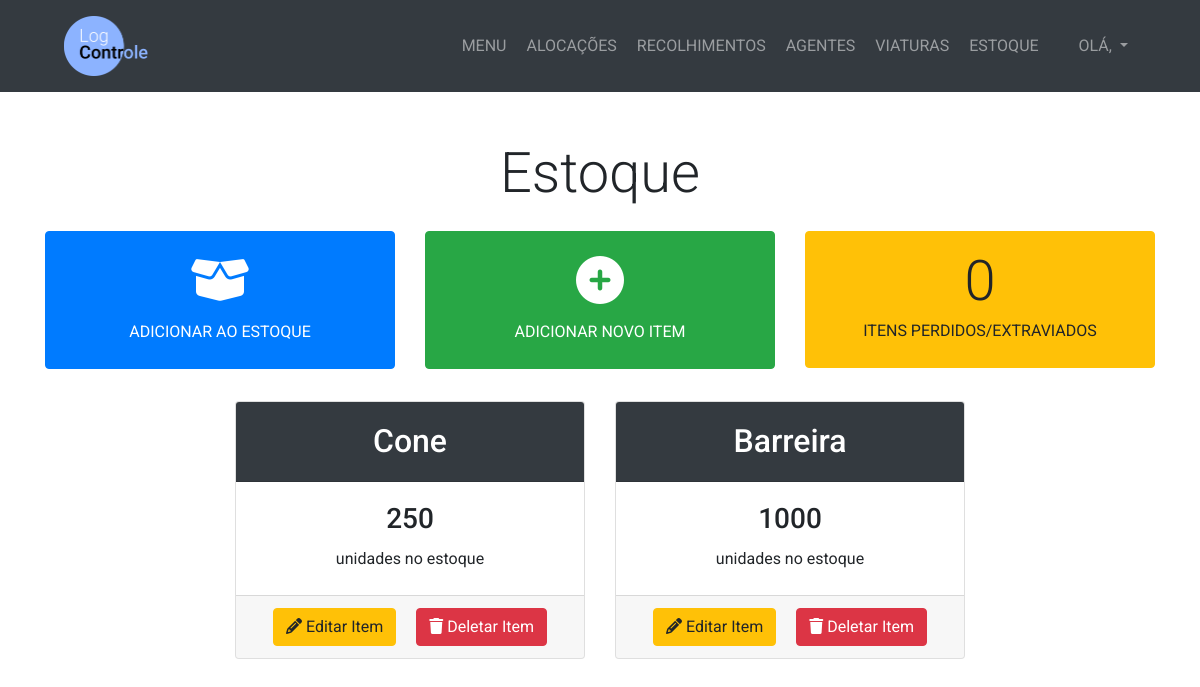
Page /estoque/ on the earlier database version.
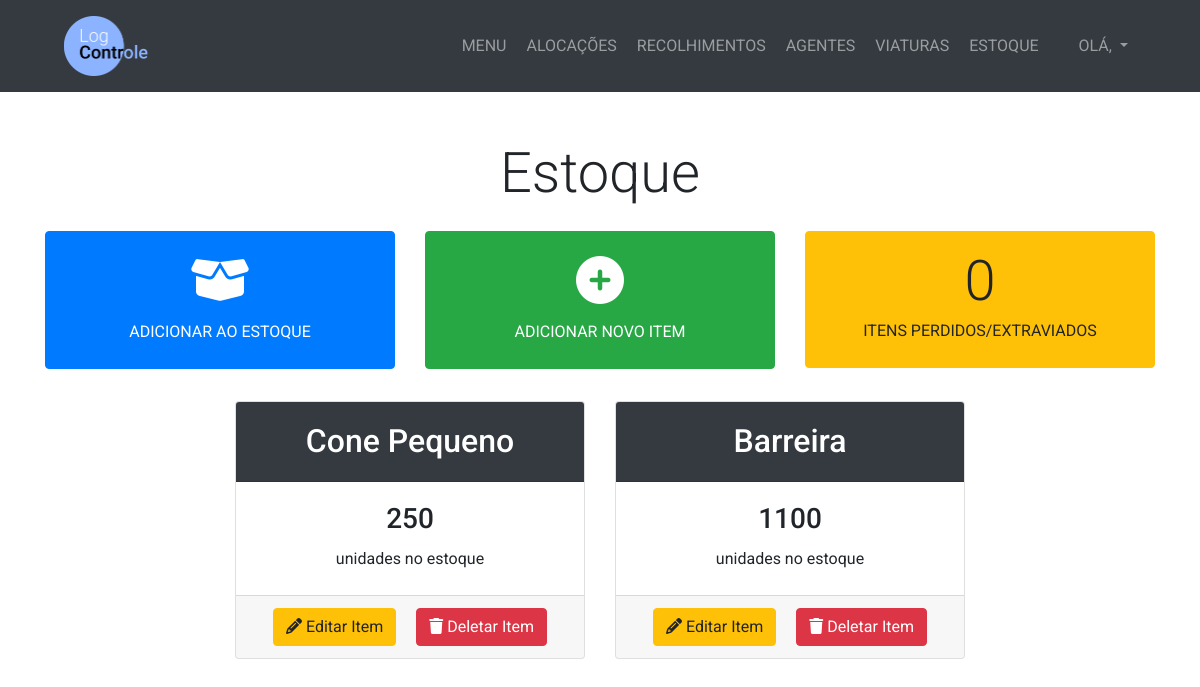
Same page on the later database version.
### management/models.py (models this page shows, shortened)
class Estoque(models.Model):
    item = models.ForeignKey(Item, on_delete=models.PROTECT)
    quantidade = models.IntegerField()

class Item(models.Model):
    nome = models.CharField(max_length=100)

### management/views.py (the view, shortened to what this page needs)
# urls.py: path('estoque/', views.menuestoque, name='menuestoque'),
def menuestoque(request):
    itensestoque = Estoque.objects.all()
    itensperdidoextraviado = ItemPerdidoExtraviado.objects.all()
    if request.method == 'GET':
        return render(request, 'management/menuestoque.html', {'itensestoque':itensestoque, 'itensperdidoextraviado':itensperdidoextraviado})

### management/templates/management/menuestoque.html (shortened to what this page needs)
{% extends 'management/base.html' %}
{% block content %}
  <section class="py-5">
    <div class="container">
      <h1 class="display-4 text-center">Estoque</h1>
      <div class="row justify-content-center mt-4">
        <div class="col-lg-4">
          <a href="{% url 'adicionarestoque' %}" class="btn btn-primary btn-block py-4 px-5 mb-3">
            <i class="fas fa-box-open fa-3x mb-3"></i><br> ADICIONAR AO ESTOQUE
          </a>
        </div>
        <div class="col-lg-4">
          <a href="{% url 'cadastraritem' %}" class="btn btn-success btn-block py-4 px-5 mb-3">
            <i class="fas fa-plus-circle fa-3x mb-3"></i><br> ADICIONAR NOVO ITEM
          </a>
        </div>
        <div class="col-lg-4">
          <a href="#" class="btn btn-warning btn-block py-3 px-4 mb-3">
            <h2 class="display-4 mb-1">{{ itensperdidoextraviado.count }}</h2>
            <p class="mb-2">ITENS PERDIDOS/EXTRAVIADOS</p>
          </a>
        </div>
      </div>
      <div class="row justify-content-center mt-3">
        {% for itemestoque in itensestoque %}
          <div class="col-lg-4">
            <div class="card mb-4">
              <div class="card-header text-center bg-dark text-white">
                <h2 class="my-2">{{ itemestoque.item.nome }}</h2>
              </div>
              <div class="card-body text-center">
                <div class="card-title">
                  <h3 class="display-5">{{ itemestoque.quantidade }}</h3>
                </div>
                <p class="mb-1">unidades no estoque</p>
              </div>
              <div class="card-footer text-center">
                <button class="btn btn-warning mr-3" data-toggle="modal" data-target="#editar-item-modal-{{ itemestoque.item_id }}"><i class="fas fa-pencil-alt"></i> Editar Item</button>
                <button class="btn btn-danger" data-toggle="modal" data-target="#deletar-item-modal-{{ itemestoque.item_id }}"><i class="fas fa-trash"></i> Deletar Item</button>
              </div>
            </div>
          </div>
        {% endfor %}
      </div>
    </div>
  </section>
{% endblock %}

Differences in the rows shown:
changed through a linked row, Estoque: item.nome "Cone" → "Cone Pequeno"
changed Estoque "Barreira": quantidade "1000" → "1100"
